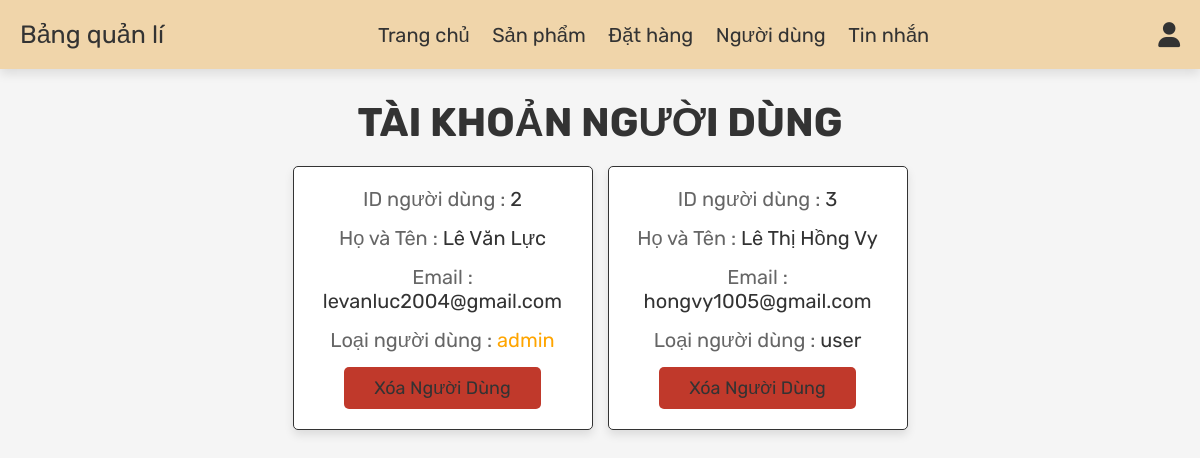
Screenshot of /admin_users.php (signed in) with the database file from the repository.
### tables this page shows
CREATE TABLE `users` (
  `id` int(100) NOT NULL,
  `name` varchar(100) NOT NULL,
  `email` varchar(100) NOT NULL,
  `password` varchar(100) NOT NULL,
  `user_type` varchar(20) NOT NULL DEFAULT 'user'
);

### admin_users.php (the view, shortened to what this page needs)
<?php
include 'config.php';
?>
<!DOCTYPE html>
<html lang="en">
<head>
   <link rel="stylesheet" href="https://cdnjs.cloudflare.com/ajax/libs/font-awesome/6.0.0/css/all.min.css">
   <link rel="stylesheet" href="css/admin_style.css">
</head>
<body>
<?php include 'admin_header.php'; ?>
<section class="users">
   <h1 class="title"> Tài khoản người dùng </h1>
   <div class="box-container">
      <?php
         $select_users = mysqli_query($conn, "SELECT * FROM `users`") or die('query failed');
         while($fetch_users = mysqli_fetch_assoc($select_users)){
      ?>
      <div class="box">
         <p>  ID người dùng :
         <span><?php echo $fetch_users['id']; ?> </span> </p>
         <p> Họ và Tên : <span><?php echo $fetch_users['name']; ?> </span> </p>
         <p> Email : <span><?php echo $fetch_users['email']; ?> </span> </p>
         <p> Loại người dùng : <span style="color:
         <?php if($fetch_users['user_type'] == 'admin'){
             echo 'var(--orange)'; } ?>">
             <?php echo $fetch_users['user_type']; ?> </span> </p>
         <a href="admin_users.php?delete=<?php echo $fetch_users['id']; ?>" onclick="return confirm('Xóa người dùng này?');" class="delete-btn">Xóa người dùng</a>
      </div>
      <?php
         };
      ?>
   </div>
</section>
</body>
</html>

### css/admin_style.css (style rules this page uses)
:root { --blue :#281f9e; --red:#c0392b; --green:#12f31d; --black:#333; --white:#fff; --gotrang:#f0d5aa; --light-color:#666; --light-white:#ccc; --light-bg:#f5f5f5; --border:.1rem solid var(--black); --box-shadow:0 .5rem 1rem rgba(0,0,0,.1); --orange :#FFA500; }
* { font-family: 'Rubik', sans-serif; margin:0; padding:0; box-sizing: border-box; outline: none; border:none; text-decoration: none; transition:all .2s linear; }
html { font-size: 62.5%; overflow-x: hidden; }
body { background-color: var(--light-bg); }
section { padding:3rem 2rem; }
.title { text-align: center; margin-bottom: 2rem; text-transform: uppercase; color:var(--black); font-size: 4rem; }
.btn, .option-btn, .delete-btn, .white-btn { display: inline-block; margin-top: 1rem; padding:1rem 3rem; cursor: pointer; color:var(--black); font-size: 1.8rem; border-radius: .5rem; text-transform: capitalize; }
.delete-btn { background-color: var(--red); }
.users .box-container { display: grid; grid-template-columns: repeat(auto-fit, 30rem); justify-content: center; gap:1.5rem; max-width: 1200px; margin:0 auto; align-items: flex-start; }
.users .box-container .box { background-color: var(--white); padding:2rem; border:var(--border); box-shadow: var(--box-shadow); border-radius: .5rem; text-align: center; }
.users .box-container .box p { padding-bottom: 1.5rem; font-size: 2rem; color:var(--light-color); }
.users .box-container .box p span { color:var(--black); }
.users .box-container .box .delete-btn { margin-top: 0; }

### rows the page displays
users: id "2", name "Lê Văn Lực", email "levanluc2004@gmail.com", user_type "admin"
users: id "3", name "Lê Thị Hồng Vy", email "hongvy1005@gmail.com", user_type "user"
